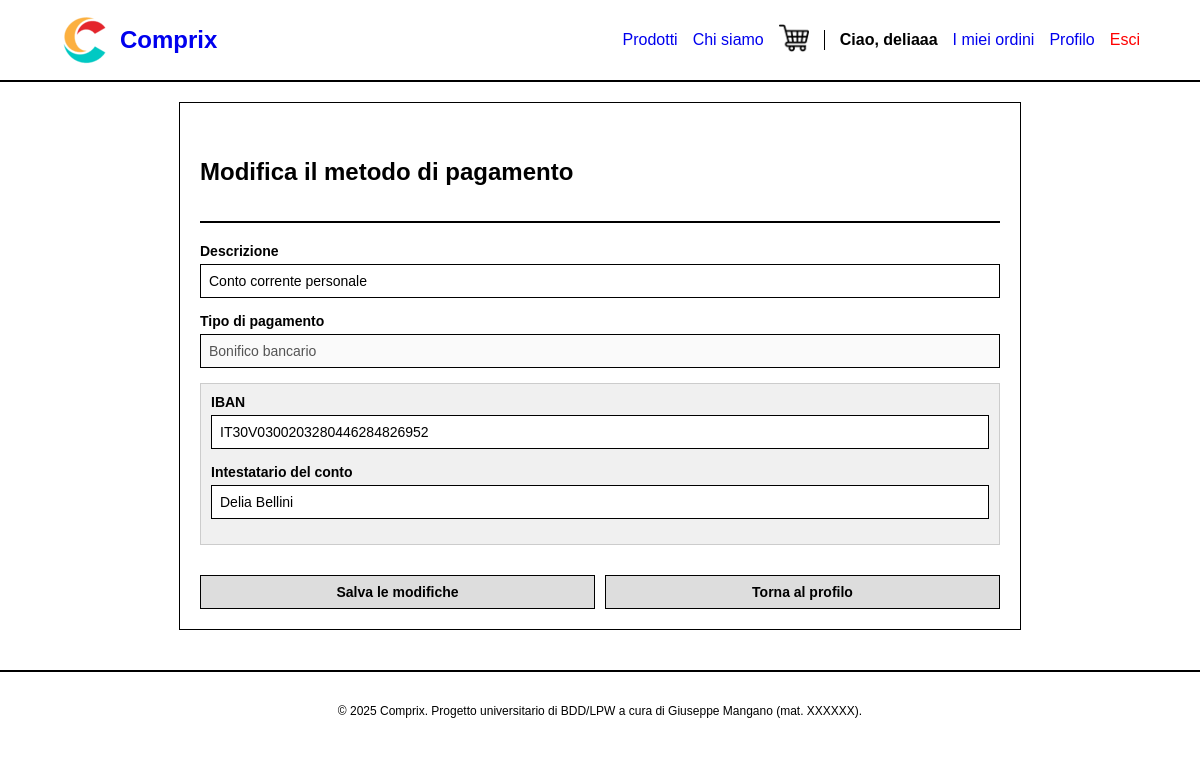
/account/modifica_pagamento.php?id=4 (signed in), run on the app's committed database.
### tables this page shows
CREATE TABLE `metodo_pagamento` (
  `id` int(10) UNSIGNED NOT NULL,
  `id_cliente` int(10) UNSIGNED NOT NULL,
  `tipo` enum('carta_credito','carta_debito','paypal','bonifico','contrassegno') NOT NULL,
  `descrizione` varchar(70) NOT NULL,
  `dati_pagamento` longtext NOT NULL CHECK (json_valid(`dati_pagamento`))
);

### src/includes/config.php (called while the page is built, shortened)
<?php
function h(?string $string): string {
    return htmlspecialchars($string ?? "", ENT_QUOTES | ENT_HTML5, "UTF-8");
}

### src/account/modifica_pagamento.php (the view, shortened to what this page needs)
<?php
require_once "../includes/config.php";
$id_pagamento = (int)($_GET["id"] ?? 0);
$dati_form = $_SESSION["dati_form"] ?? [];
$etichette_pagamento = [
    "carta_credito" => "Carta di credito",
    "carta_debito"  => "Carta di debito",
    "paypal"        => "PayPal",
    "bonifico"      => "Bonifico bancario",
    "contrassegno"  => "Contrassegno (alla consegna)"
];
if (empty($dati_form)) {
    $stmt = $pdo->prepare("SELECT * FROM metodo_pagamento WHERE id = ? AND id_cliente = ?");
    $stmt->execute([$id_pagamento, $_SESSION["user_id"]]);
    $pagamento = $stmt->fetch();
    $dettagli = json_decode($pagamento["dati_pagamento"], true);
    $dati_form = array_merge($pagamento, $dettagli);
    $nome_visualizzato = $etichette_pagamento[$pagamento["tipo"]];
} else {
    $nome_visualizzato = $etichette_pagamento[$dati_form["tipo"]];
    $dati_form["id"] = $id_pagamento;
}
include "../includes/header.php";
?>
<div class="product-form-container">
    <header>
        <h2>Modifica il metodo di pagamento</h2>
    </header>
    <form method="POST" action="../controllers/controller_pagamenti.php">
        <div class="form-group">
            <label for="descrizione">Descrizione</label>
            <input type="text"
                id="descrizione"
                name="descrizione"
                class="form-control"
                maxlength="70"
                value="<?= h($dati_form["descrizione"] ?? "") ?>"
                required>
        </div>
        <div class="form-group">
            <label>Tipo di pagamento</label>
            <input type="text"
                class="form-control"
                value="<?= h($nome_visualizzato) ?>"
                disabled>
        </div>
        <div id="box_bonifico" class="payment-fields">
            <div class="form-group">
                <label for="campo_iban">IBAN</label>
                <input type="text"
                    id="campo_iban"
                    name="iban"
                    class="form-control input-uppercase"
                    minlength="15"
                    maxlength="34"
                    pattern="[A-Z0-9]{15,34}"
                    value="<?= h($dati_form["iban"]?? "") ?>">
            </div>
            <div class="form-group">
                <label for="intestatario">Intestatario del conto</label>
                <input type="text"
                    id="intestatario"
                    name="intestatario"
                    class="form-control"
                    value="<?= h($dati_form["intestatario"] ?? "") ?>">
            </div>
        </div>
        <div class="form-actions" style="margin-top: 30px; display: flex; gap: 10px;">
            <button type="submit" class="btn-primary" style="font-weight: bold;">Salva le modifiche</button>
            <a href="profilo.php" class="btn-secondary" style="font-weight: bold;">Torna al profilo</a>
        </div>
    </form>
</div>
<?php include "../includes/footer.php"; ?>

### src/assets/css/style.css (style rules this page uses)
body { font-family: Arial, sans-serif; margin: 0; padding: 0; background-color: #ffffff; color: #000000; }
a { text-decoration: none; color: #0000ee; }
.btn-primary, .btn-secondary { display: inline-block; padding: 8px 15px; border: 1px solid #000; background-color: #ddd; color: #000; cursor: pointer; text-align: center; font-size: 14px; width: 100%; box-sizing: border-box; }
header { border-bottom: 2px solid #000; padding: 15px 0; margin-bottom: 20px; }
.form-group { margin-bottom: 15px; }
.form-group label { display: block; margin-bottom: 5px; font-weight: bold; font-size: 14px; }
.form-control { width: 100%; padding: 8px; border: 1px solid #000; font-size: 14px; box-sizing: border-box; }
.product-form-container { max-width: 800px; margin: 0 auto; border: 1px solid #000; padding: 20px; background-color: #fff; }
.payment-fields { display: none; background: #f0f0f0; padding: 10px; border: 1px solid #ccc; margin-top: 10px; }

### data on the page
metodo_pagamento: descrizione "Conto corrente personale", tipo "Bonifico bancario", iban "IT30V0300203280446284826952", intestatario "Delia Bellini"

### other printed values
NOME_SITO "Comprix"
$_SESSION["username"] "deliaaa"
